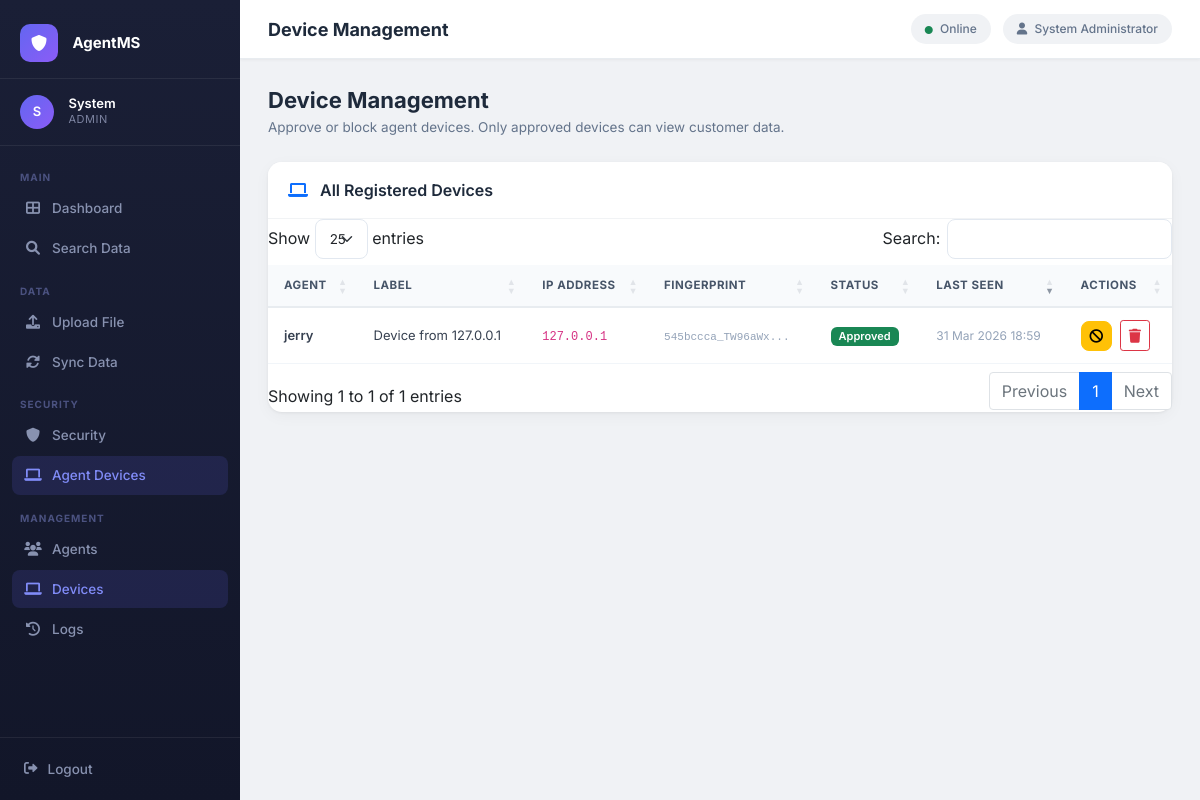
Page /admin/devices (signed in) on the committed database.
### app.py (models this page shows, shortened)
class User(UserMixin, db.Model):
    __tablename__ = 'users'
    id = db.Column(db.Integer, primary_key=True)
    username = db.Column(db.String(80), unique=True, nullable=False)
    email = db.Column(db.String(120), unique=True, nullable=False)
    password_hash = db.Column(db.String(200), nullable=False)
    role = db.Column(db.String(20), nullable=False)
    full_name = db.Column(db.String(100))
    phone = db.Column(db.String(20))
    is_active = db.Column(db.Boolean, default=True)
    created_at = db.Column(db.DateTime, default=datetime.utcnow)
    last_login = db.Column(db.DateTime)
    login_logs = db.relationship('LoginLog', backref='user', lazy=True)
    search_logs = db.relationship('SearchLog', backref='user', lazy=True)
    password_changed_at = db.Column(db.DateTime, default=datetime.utcnow)
    must_change_password = db.Column(db.Boolean, default=False)
    credit_balance = db.Column(db.Integer, default=0)
    def is_password_expired(self):
        policy = SystemSettings.get('password_expiry_days')
        if not policy or int(policy) == 0:
            return False
        expiry_days = int(policy)
        if not self.password_changed_at:
            return True
        return (datetime.utcnow() - self.password_changed_at).days >= expiry_days

class AgentDevice(db.Model):
    __tablename__ = 'agent_devices'
    id = db.Column(db.Integer, primary_key=True)
    user_id = db.Column(db.Integer, db.ForeignKey('users.id'), nullable=False)
    fingerprint = db.Column(db.String(64), nullable=False)
    ip_address = db.Column(db.String(45))
    label = db.Column(db.String(100))
    status = db.Column(db.String(20), default='pending')
    first_seen = db.Column(db.DateTime, default=datetime.utcnow)
    last_seen = db.Column(db.DateTime, default=datetime.utcnow)
    approved_by = db.Column(db.Integer, db.ForeignKey('users.id'))
    approved_at = db.Column(db.DateTime)
    user = db.relationship('User', foreign_keys=[user_id], backref='devices')

### app.py (the view)
@app.route('/admin/devices')
@login_required
@admin_required
def admin_devices():
    pending = AgentDevice.query.filter_by(status='pending').order_by(AgentDevice.first_seen.desc()).all()
    all_devices = AgentDevice.query.order_by(AgentDevice.first_seen.desc()).all()
    return render_template('admin_devices.html', pending=pending, all_devices=all_devices)

### app.py (called while the page is built)
def admin_required(f):
    @wraps(f)
    def decorated_function(*args, **kwargs):
        if not current_user.is_authenticated or current_user.role != 'admin':
            flash('Admin access required', 'danger')
            return redirect(url_for('login'))
        return f(*args, **kwargs)
    return decorated_function

@login_manager.user_loader
def load_user(user_id):
    return User.query.get(int(user_id))

@app.context_processor
def inject_globals():
    try:
        from flask_login import current_user
        if current_user.is_authenticated and current_user.role == 'admin':
            count = AgentDevice.query.filter_by(status='pending').count()
            phase2 = SystemSettings.get('phase2_enabled', '0') == '1'
            return {'pending_devices_count': count, 'phase2_enabled': phase2}
    except:
        pass
    return {'pending_devices_count': 0, 'phase2_enabled': False}

    @staticmethod
    def get(key, default=None):
        s = SystemSettings.query.filter_by(key=key).first()
        return s.value if s else default

### templates/admin_devices.html (shortened to what this page needs)
{% extends "base.html" %}
{% block page_title %}Device Management{% endblock %}
{% block content %}
<div class="page-header">
    <h2>Device Management</h2>
    <p>Approve or block agent devices. Only approved devices can view customer data.</p>
</div>
<div class="card">
    <div class="card-header">
        <i class="fas fa-laptop me-2 text-primary"></i> All Registered Devices
    </div>
    <div class="card-body p-0">
        <table class="table mb-0" id="devicesTable">
            <thead>
                <tr>
                    <th>Agent</th>
                    <th>Label</th>
                    <th>IP Address</th>
                    <th>Fingerprint</th>
                    <th>Status</th>
                    <th>Last Seen</th>
                    <th>Actions</th>
                </tr>
            </thead>
            <tbody>
                {% for d in all_devices %}
                <tr>
                    <td style="font-size:13px;font-weight:600">{{ d.user.full_name }}</td>
                    <td style="font-size:13px">{{ d.label }}</td>
                    <td><code style="font-size:12px">{{ d.ip_address }}</code></td>
                    <td><code style="font-size:11px;color:#94a3b8">{{ d.fingerprint[:16] }}...</code></td>
                    <td>
                        {% if d.status == 'approved' %}
                            <span class="badge bg-success">Approved</span>
                        {% elif d.status == 'blocked' %}
                            <span class="badge bg-danger">Blocked</span>
                        {% else %}
                            <span class="badge bg-warning text-dark">Pending</span>
                        {% endif %}
                    </td>
                    <td style="font-size:12px;color:#94a3b8">{{ d.last_seen.strftime('%d %b %Y %H:%M') }}</td>
                    <td>
                        {% if d.status != 'blocked' %}
                        <a href="{{ url_for('block_device', device_id=d.id) }}"
                           class="btn btn-sm btn-warning me-1"
                           onclick="return confirm('Block?')">
                            <i class="fas fa-ban"></i>
                        </a>
                        {% endif %}
                        <a href="{{ url_for('delete_device', device_id=d.id) }}"
                           class="btn btn-sm btn-outline-danger"
                           onclick="return confirm('Remove this device record?')">
                            <i class="fas fa-trash"></i>
                        </a>
                    </td>
                </tr>
                {% endfor %}
            </tbody>
        </table>
    </div>
</div>
{% endblock %}

### templates/base.html (shortened to what this page needs)
<!DOCTYPE html>
<html lang="en">
<head>
    <link href="https://cdn.jsdelivr.net/npm/bootstrap@5.1.3/dist/css/bootstrap.min.css" rel="stylesheet">
    <link href="https://cdn.datatables.net/1.11.5/css/dataTables.bootstrap5.min.css" rel="stylesheet">
    <link href="https://cdnjs.cloudflare.com/ajax/libs/font-awesome/6.0.0/css/all.min.css" rel="stylesheet">
</head>
<body class="{% if not current_user.is_authenticated %}no-sidebar{% endif %}">
{% if current_user.is_authenticated %}
<div class="sidebar">
    <div class="sidebar-brand">
        <span class="brand-icon"><i class="fas fa-shield-alt"></i></span>
        <span>AgentMS</span>
    </div>
    <div class="sidebar-user">
        <div class="avatar">{{ current_user.full_name[:1] }}</div>
        <div class="user-info">
            <div class="user-name">{{ current_user.full_name.split()[0] }}</div>
            <div class="user-role">{{ current_user.role }}</div>
        </div>
    </div>
    <div class="sidebar-nav">
        {% if current_user.role == 'admin' %}
        <div class="nav-section-label">Main</div>
        <a class="nav-link {% if request.endpoint == 'admin_dashboard' %}active{% endif %}"
           href="{{ url_for('admin_dashboard') }}">
            <i class="fas fa-th-large"></i> Dashboard
        </a>
        <a class="nav-link {% if request.endpoint == 'admin_search' %}active{% endif %}"
           href="{{ url_for('admin_search') }}">
            <i class="fas fa-search"></i> Search Data
        </a>
        <div class="nav-section-label mt-2">Data</div>
        <a class="nav-link {% if request.endpoint == 'admin_upload' %}active{% endif %}"
           href="{{ url_for('admin_upload') }}">
            <i class="fas fa-upload"></i> Upload File
        </a>
        <a class="nav-link {% if request.endpoint == 'admin_sync' %}active{% endif %}"
           href="{{ url_for('admin_sync') }}">
            <i class="fas fa-sync-alt"></i> Sync Data
        </a>
        <div class="nav-section-label mt-2">Security</div>
        <a class="nav-link {% if request.endpoint == 'admin_security' %}active{% endif %}"
           href="{{ url_for('admin_security') }}">
            <i class="fas fa-shield-alt"></i> Security
        </a>
        <a class="nav-link {% if request.endpoint == 'admin_devices' %}active{% endif %}"
           href="{{ url_for('admin_devices') }}">
            <i class="fas fa-laptop"></i> Agent Devices
        </a>
        <div class="nav-section-label mt-2">Management</div>
        <a class="nav-link {% if request.endpoint == 'admin_agents' %}active{% endif %}"
           href="{{ url_for('admin_agents') }}">
            <i class="fas fa-users"></i> Agents
        </a>
        <a class="nav-link {% if request.endpoint == 'admin_devices' %}active{% endif %}"
           href="{{ url_for('admin_devices') }}">
            <i class="fas fa-laptop"></i> Devices
            {% set pending_count = pending_devices_count | default(0) %}
        </a>
        <a class="nav-link {% if request.endpoint == 'admin_logs' %}active{% endif %}"
           href="{{ url_for('admin_logs') }}">
            <i class="fas fa-history"></i> Logs
        </a>
        {% endif %}
    </div>
    <div class="sidebar-footer">
        <a class="nav-link" href="{{ url_for('logout') }}">
            <i class="fas fa-sign-out-alt"></i> Logout
        </a>
    </div>
</div>
<div class="main-wrapper">
    <div class="topbar">
        <div class="topbar-title">{% block page_title %}Agent Management System{% endblock %}</div>
        <div class="topbar-right">
            <span class="topbar-badge"><i class="fas fa-circle text-success me-1" style="font-size:8px"></i> Online</span>
            <span class="topbar-badge"><i class="fas fa-user me-1"></i> {{ current_user.full_name }}</span>
        </div>
    </div>
    <div class="content-area">
        {% block content %}{% endblock %}
    </div>
</div>
{% endif %}
</body>
</html>

### templates/base.html (style rules this page uses)
* { font-family: 'Inter', sans-serif; }
body { background: #f0f2f5; min-height: 100vh; }
.sidebar { position: fixed; top: 0; left: 0; height: 100vh; width: 240px; background: linear-gradient(180deg, #1a1f36 0%, #121629 100%); z-index: 1000; display: flex; flex-direction: column; transition: width 0.3s; overflow: hidden; }
.sidebar-brand { padding: 24px 20px 16px; border-bottom: 1px solid rgba(255,255,255,0.07); }
.sidebar-brand .brand-icon { width: 38px; height: 38px; background: linear-gradient(135deg, #6366f1, #8b5cf6); border-radius: 10px; display: inline-flex; align-items: center; justify-content: center; color: white; font-size: 16px; margin-right: 10px; }
.sidebar-brand span { color: white; font-weight: 700; font-size: 15px; vertical-align: middle; }
.sidebar-user { padding: 16px 20px; border-bottom: 1px solid rgba(255,255,255,0.07); }
.sidebar-user .avatar { width: 34px; height: 34px; background: linear-gradient(135deg, #6366f1, #8b5cf6); border-radius: 50%; display: inline-flex; align-items: center; justify-content: center; color: white; font-size: 13px; font-weight: 600; }
.sidebar-user .user-info { display: inline-block; vertical-align: middle; margin-left: 10px; }
.sidebar-user .user-name { color: white; font-size: 13px; font-weight: 600; line-height: 1.2; }
.sidebar-user .user-role { color: #7c83a0; font-size: 11px; text-transform: uppercase; letter-spacing: 0.5px; }
.sidebar-nav { padding: 16px 12px; flex: 1; overflow-y: auto; }
.nav-section-label { color: #4b5280; font-size: 10px; font-weight: 700; text-transform: uppercase; letter-spacing: 1px; padding: 8px 8px 4px; }
.sidebar-nav .nav-link { color: #8892b0; border-radius: 8px; padding: 9px 12px; margin-bottom: 2px; font-size: 13.5px; font-weight: 500; display: flex; align-items: center; gap: 10px; transition: all 0.2s; }
.sidebar-nav .nav-link i { width: 18px; text-align: center; font-size: 14px; }
.sidebar-nav .nav-link:hover, .sidebar-nav .nav-link.active { background: rgba(99,102,241,0.15); color: #a5b4fc; }
.sidebar-nav .nav-link.active { color: #818cf8; }
.sidebar-footer { padding: 12px; border-top: 1px solid rgba(255,255,255,0.07); }
.sidebar-footer .nav-link { color: #8892b0; border-radius: 8px; padding: 9px 12px; font-size: 13.5px; font-weight: 500; display: flex; align-items: center; gap: 10px; transition: all 0.2s; }
.main-wrapper { margin-left: 240px; min-height: 100vh; display: flex; flex-direction: column; }
.topbar { background: white; padding: 14px 28px; border-bottom: 1px solid #e8ecf0; display: flex; align-items: center; justify-content: space-between; position: sticky; top: 0; z-index: 100; box-shadow: 0 1px 3px rgba(0,0,0,0.05); }
.topbar-title { font-size: 18px; font-weight: 700; color: #1e2a3b; }
.topbar-right { display: flex; align-items: center; gap: 12px; }
.topbar-badge { background: #f0f2f5; border-radius: 20px; padding: 6px 14px; font-size: 12px; color: #64748b; font-weight: 500; }
.content-area { padding: 28px; flex: 1; }
.card { border: none; border-radius: 14px; box-shadow: 0 1px 3px rgba(0,0,0,0.06), 0 4px 16px rgba(0,0,0,0.04); transition: box-shadow 0.2s; }
.card-header { background: white; border-bottom: 1px solid #f1f3f5; border-radius: 14px 14px 0 0 !important; padding: 16px 20px; font-weight: 600; color: #1e2a3b; }
.btn-warning { border-radius: 8px; font-weight: 600; font-size: 13.5px; }
.table { font-size: 13.5px; }
.table thead th { background: #f8fafc; color: #475569; font-weight: 700; font-size: 11.5px; text-transform: uppercase; letter-spacing: 0.5px; border-bottom: 2px solid #e8ecf0; padding: 12px 16px; }
.table tbody td { padding: 12px 16px; color: #374151; vertical-align: middle; border-color: #f1f5f9; }
.badge { border-radius: 6px; font-size: 11px; font-weight: 600; padding: 4px 8px; }
.page-header { margin-bottom: 24px; }
.page-header h2 { font-size: 22px; font-weight: 700; color: #1e2a3b; margin: 0; }
.page-header p { color: #64748b; font-size: 13.5px; margin: 4px 0 0; }

### rows in the picture
User: full_name "S", full_name "System", role "ADMIN", full_name "System Administrator"
AgentDevice: user.full_name "jerry", label "Device from 127.0.0.1", ip_address "127.0.0.1", fingerprint "545bccca_TW96aWx", status "Approved", last_seen "31 Mar 2026 18:59"
